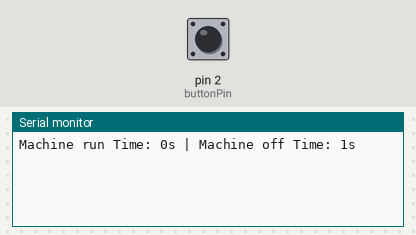
Simulated run of this sketch. Board: Arduino Uno, built with avr-gcc and run on an emulated ATmega328P. Parts: the last lines printed to the serial monitor. Inputs (shaded band) come from the test bench; at power-on: pin 2 (buttonPin) HIGH.

Above: at 1.2 s.
1.3 s: pin 2 (buttonPin) pulled LOW for 0.15 s
At 1.9 s:
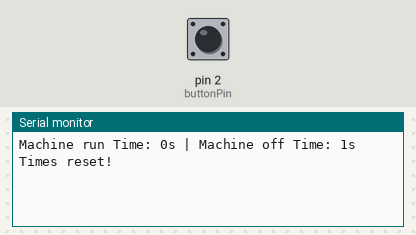
2.9 s: pin 2 (buttonPin) pulled LOW for 3.2 s
At 4.4 s:
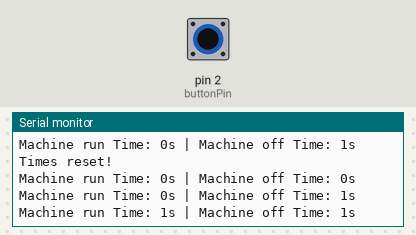
Timing chart, 0 to 5.9 s (numbered marks = the images above; inputs shaded):
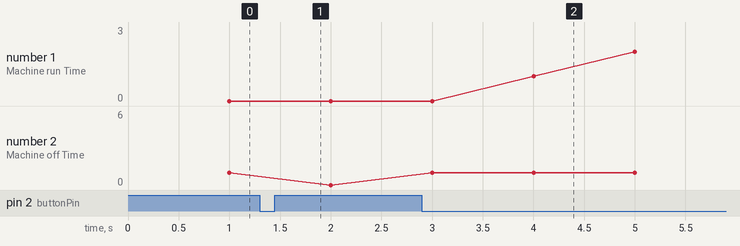

The sketch:

Productivity_Tracking.ino
```cpp
// Define pins
const int buttonPin = 2;

// Variables for tracking times
unsigned long nonEfficientTime = 0;
unsigned long efficientTime = 0;
unsigned long previousMillis = 0;
bool lastButtonState = HIGH; // Last known state of the button (HIGH = not pressed)

void setup() {
  pinMode(buttonPin, INPUT_PULLUP); // Use internal pull-up resistor
  Serial.begin(115200);              // Start Serial Monitor
}

void loop() {
  unsigned long currentMillis = millis();

  // Read the current button state (LOW when pressed, HIGH when not pressed)
  bool currentButtonState = digitalRead(buttonPin);

  // If the button is released (transition from LOW to HIGH), reset the timers
  if (lastButtonState == LOW && currentButtonState == HIGH) {
    nonEfficientTime = 0;
    efficientTime = 0;
    Serial.println("Times reset!");
  }

  // Update the time calculations
  if (currentButtonState == LOW) {
    // Button pressed, calculate efficiency timex
    efficientTime += currentMillis - previousMillis;
  } else {
    // Button not pressed, calculate non-efficiency time
    nonEfficientTime += currentMillis - previousMillis;
  }

  previousMillis = currentMillis; // Update time tracking
  lastButtonState = currentButtonState; // Update the last button state

  // Check periodically (every second) to print the results
  static unsigned long lastPrintTime = 0;
  if (currentMillis - lastPrintTime >= 1000) {
    lastPrintTime = currentMillis;
    Serial.print("Machine run Time: ");
    Serial.print(efficientTime / 1000); // Convert to seconds
    Serial.print("s | Machine off Time: ");
    Serial.print(nonEfficientTime / 1000); // Convert to seconds
    Serial.println("s");
  }
}
```

Measured:
- after the input at 1.3 s, the serial monitor: prints a new line after 0.15 s (image 1)
- after the input at 2.9 s, the serial monitor: prints a new line after 1.1 s (image 2)
